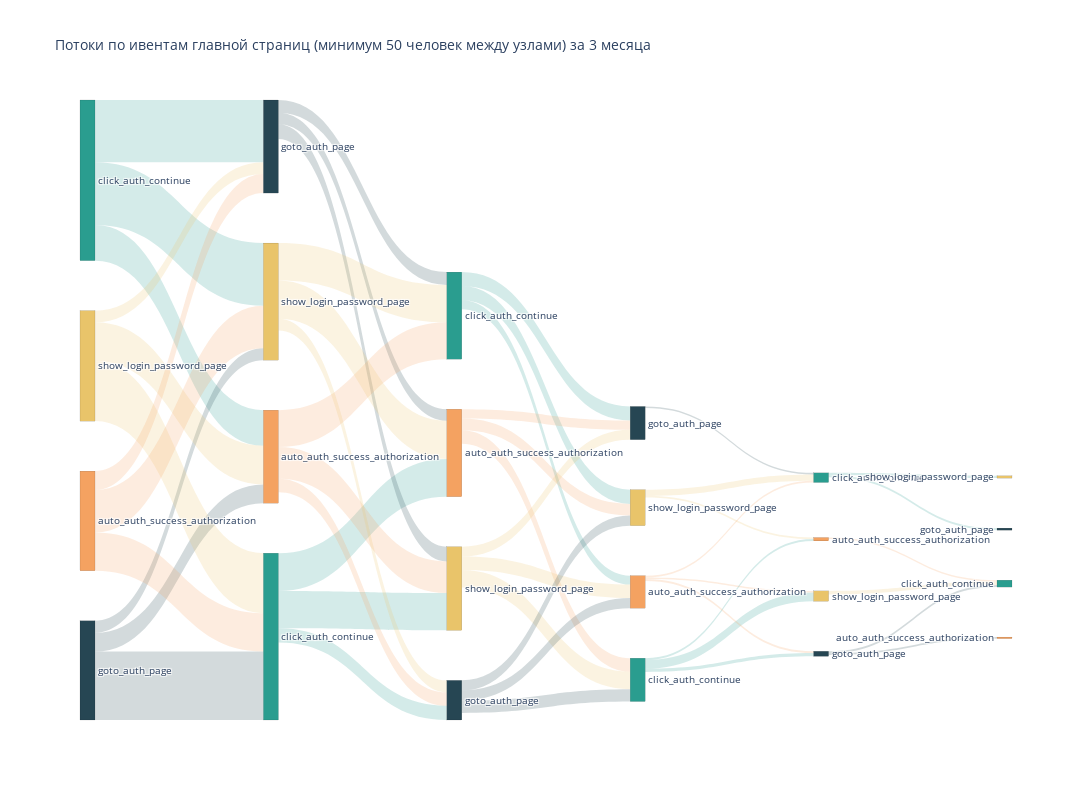

The notebook cell saved with this chart:
### Code cell
# Ставим ограничение на число шагов в сценарии
df_comp = df_add[(df_add['step']<7].copy().reset_index(drop=True)

# создаем словарь
source_indexes = get_source_index(df_comp) # 2-ая функция

# генерю цвета из своего списка
colors_dict = colors_for_sources(mode='custom') # 3-ая функция

 
data_for_plot = lists_for_plot(source_indexes,colors_dict, frac = 5)  # 4-ая функция. Задаем число пользователей 

# Рисуем график
senkey_diagram = plot_senkey_diagram(data_for_plot,file_name="sankey_diagram_main_events.html", chart_name = 'Потоки по ивентам главной страниц (минимум 50 человек между узлами) за 3 месяца') # финальная 5-ая функция

### Figure 1 — Plotly figure (JSON) as saved in the notebook; plotly's stock layout.template omitted (floating-point values rounded to 4 significant figures)
{"data": [{"domain": {"x": [0, 1], "y": [0, 1]}, "link": {"color": ["rgba(42, 157, 143, 0.2)", "rgba(42, 157, 143, 0.2)", "rgba(42, 157, 143, 0.2)", "rgba(38, 70, 83, 0.2)", "rgba(38, 70, 83, 0.2)", "rgba(38, 70, 83, 0.2)", "rgba(233, 196, 106, 0.2)", "rgba(233, 196, 106, 0.2)", "rgba(233, 196, 106, 0.2)", "rgba(244, 162, 97, 0.2)", "rgba(244, 162, 97, 0.2)", "rgba(244, 162, 97, 0.2)", "rgba(42, 157, 143, 0.2)", "rgba(42, 157, 143, 0.2)", "rgba(42, 157, 143, 0.2)", "rgba(38, 70, 83, 0.2)", "rgba(38, 70, 83, 0.2)", "rgba(38, 70, 83, 0.2)", "rgba(244, 162, 97, 0.2)", "rgba(244, 162, 97, 0.2)", "rgba(244, 162, 97, 0.2)", "rgba(233, 196, 106, 0.2)", "rgba(233, 196, 106, 0.2)", "rgba(233, 196, 106, 0.2)", "rgba(42, 157, 143, 0.2)", "rgba(42, 157, 143, 0.2)", "rgba(42, 157, 143, 0.2)", "rgba(244, 162, 97, 0.2)", "rgba(244, 162, 97, 0.2)", "rgba(244, 162, 97, 0.2)", "rgba(233, 196, 106, 0.2)", "rgba(233, 196, 106, 0.2)", "rgba(233, 196, 106, 0.2)", "rgba(38, 70, 83, 0.2)", "rgba(38, 70, 83, 0.2)", "rgba(38, 70, 83, 0.2)", "rgba(233, 196, 106, 0.2)", "rgba(233, 196, 106, 0.2)", "rgba(38, 70, 83, 0.2)", "rgba(42, 157, 143, 0.2)", "rgba(42, 157, 143, 0.2)", "rgba(42, 157, 143, 0.2)", "rgba(244, 162, 97, 0.2)", "rgba(244, 162, 97, 0.2)", "rgba(244, 162, 97, 0.2)", "rgba(38, 70, 83, 0.2)", "rgba(38, 70, 83, 0.2)", "rgba(42, 157, 143, 0.2)", "rgba(42, 157, 143, 0.2)", "rgba(233, 196, 106, 0.2)", "rgba(244, 162, 97, 0.2)"], "label": ["38.8%", "22.1%", "39.1%", "69.1%", "18.9%", "12.0%", "54.4%", "10.6%", "35.1%", "38.4%", "19.1%", "42.5%", "42.3%", "41.8%", "15.9%", "32.9%", "29.4%", "37.6%", "45.0%", "38.5%", "16.5%", "42.7%", "43.7%", "13.6%", "38.3%", "37.7%", "24.1%", "33.8%", "27.2%", "39.1%", "24.2%", "42.7%", "33.1%", "31.0%", "38.0%", "31.0%", "79.4%", "20.6%", "100.0%", "23.3%", "63.3%", "13.3%", "34.8%", "34.8%", "30.4%", "56.2%", "43.8%", "52.6%", "47.4%", "100.0%", "100.0%"], "source": [0, 0, 0, 1, 1, 1, 2, 2, 2, 3, 3, 3, 4, 4, 4, 5, 5, 5, 6, 6, 6, 7, 7, 7, 8, 8, 8, 9, 9, 9, 10, 10, 10, 11, 11, 11, 12, 12, 13, 14, 14, 14, 15, 15, 15, 16, 16, 17, 17, 18, 19], "target": [5, 6, 7, 4, 6, 7, 4, 5, 6, 4, 5, 7, 9, 10, 11, 8, 9, 10, 8, 10, 11, 8, 9, 11, 12, 13, 15, 12, 13, 14, 13, 14, 15, 12, 14, 15, 17, 19, 17, 16, 18, 19, 16, 17, 18, 20, 21, 22, 23, 20, 20], "value": [272, 155, 274, 299, 82, 52, 262, 51, 169, 167, 83, 185, 165, 163, 62, 56, 50, 64, 161, 138, 59, 163, 167, 52, 62, 61, 39, 51, 41, 59, 43, 76, 59, 44, 54, 44, 27, 7, 7, 14, 38, 8, 8, 8, 7, 9, 7, 10, 9, 15, 6]}, "node": {"color": ["rgba(42, 157, 143, 1)", "rgba(38, 70, 83, 1)", "rgba(233, 196, 106, 1)", "rgba(244, 162, 97, 1)", "rgba(42, 157, 143, 1)", "rgba(38, 70, 83, 1)", "rgba(244, 162, 97, 1)", "rgba(233, 196, 106, 1)", "rgba(42, 157, 143, 1)", "rgba(244, 162, 97, 1)", "rgba(233, 196, 106, 1)", "rgba(38, 70, 83, 1)", "rgba(233, 196, 106, 1)", "rgba(38, 70, 83, 1)", "rgba(42, 157, 143, 1)", "rgba(244, 162, 97, 1)", "rgba(38, 70, 83, 1)", "rgba(42, 157, 143, 1)", "rgba(233, 196, 106, 1)", "rgba(244, 162, 97, 1)", "rgba(42, 157, 143, 1)", "rgba(244, 162, 97, 1)", "rgba(233, 196, 106, 1)", "rgba(38, 70, 83, 1)"], "label": ["click_auth_continue", "goto_auth_page", "show_login_password_page", "auto_auth_success_authorization", "click_auth_continue", "goto_auth_page", "auto_auth_success_authorization", "show_login_password_page", "click_auth_continue", "auto_auth_success_authorization", "show_login_password_page", "goto_auth_page", "show_login_password_page", "goto_auth_page", "click_auth_continue", "auto_auth_success_authorization", "goto_auth_page", "click_auth_continue", "show_login_password_page", "auto_auth_success_authorization", "click_auth_continue", "auto_auth_success_authorization", "show_login_password_page", "goto_auth_page"], "line": {"color": "black", "width": 0.1}, "pad": 50, "thickness": 15}, "orientation": "h", "type": "sankey", "valueformat": ".0f"}], "layout": {"font": {"size": 10}, "height": 800, "title": {"text": "Потоки по ивентам главной страниц (минимум 50 человек между узлами) за 3 месяца"}, "width": 1500}}
